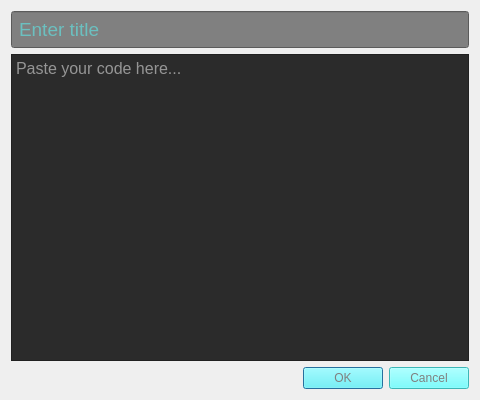
<?xml version="1.0" encoding="UTF-8"?>
<ui version="4.0">
 <class>CodeDialog</class>
 <widget class="QDialog" name="CodeDialog">
  <property name="geometry">
   <rect>
    <x>0</x>
    <y>0</y>
    <width>480</width>
    <height>400</height>
   </rect>
  </property>
  <property name="windowTitle">
   <string>Add Code</string>
  </property>
  <layout class="QVBoxLayout" name="verticalLayout">
   <item>
    <widget class="QLineEdit" name="titleEdit">
     <property name="styleSheet">
      <string notr="true">font-size: 14pt;
padding: 5px;
color:rgb(85, 255, 255);
background-color:gray;</string>
     </property>
     <property name="placeholderText">
      <string>Enter title</string>
     </property>
    </widget>
   </item>
   <item>
    <widget class="QTextEdit" name="codeEdit">
     <property name="styleSheet">
      <string>font-size: 12pt; background-color: #2b2b2b; color: white;</string>
     </property>
     <property name="placeholderText">
      <string>Paste your code here...</string>
     </property>
    </widget>
   </item>
   <item>
    <widget class="QDialogButtonBox" name="buttonBox">
     <property name="styleSheet">
      <string notr="true">background-color: rgb(85, 255, 255);
color: gray;
</string>
     </property>
     <property name="standardButtons">
      <set>QDialogButtonBox::StandardButton::Cancel|QDialogButtonBox::StandardButton::Ok</set>
     </property>
    </widget>
   </item>
  </layout>
 </widget>
 <resources/>
 <connections/>
</ui>
